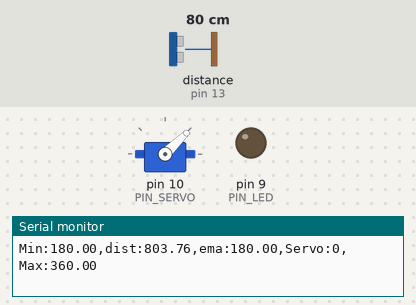
Simulated run of this sketch. Board: Arduino Uno, built with avr-gcc and run on an emulated ATmega328P. Parts: servo, output pins drawn as LEDs (lit = HIGH), the last lines printed to the serial monitor. Wiring (inferred from the names in the program): ultrasonic range finder: trigger pin 12; echo pin 13. The inputs (shaded band) are chosen by the test bench; at power-on: distance to the obstacle (sensor on pin 13) 80 cm. The echo pulse lasts 58.3 µs per cm; pins used as bus, display or sensor lines are not drawn.

Above: at 1.7 s.
1.8 s: distance to the obstacle (sensor on pin 13) set to 35 cm
At 2.7 s:
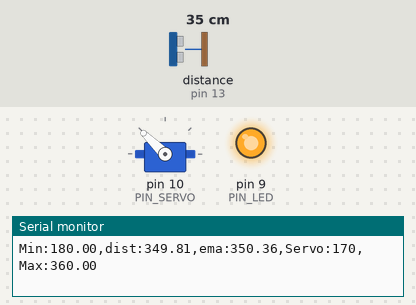
4.8 s: distance to the obstacle (sensor on pin 13) set to 2 cm
At 5.8 s:
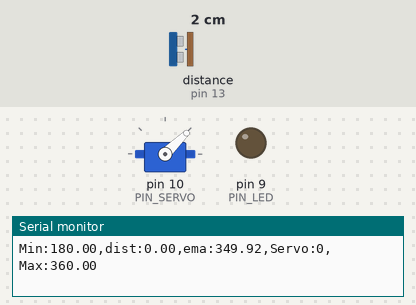
6.3 s: distance to the obstacle (sensor on pin 13) set to 16 cm
7.8 s: distance to the obstacle (sensor on pin 13) set to 19 cm
At 10.5 s:
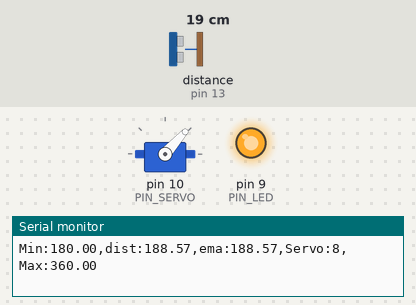
10.8 s: distance to the obstacle (sensor on pin 13) set to 4 cm
At 11.6 s:
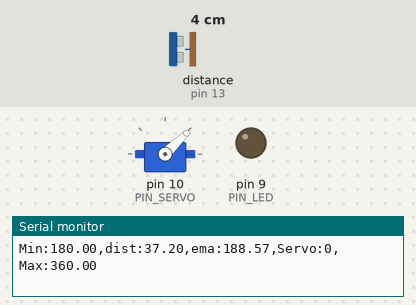
Timing chart, 0 to 13.3 s (numbered marks = the images above; inputs shaded):
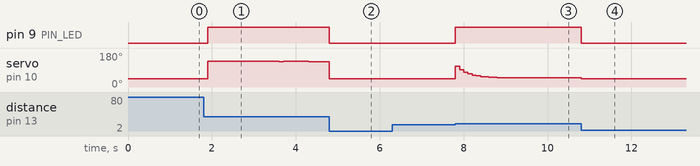

Measured:
- the behaviour switches between 18 and 19 cm on distance to the obstacle (sensor on pin 13) (found by bisection; images 2 and 3)
- after the input at 1.8 s, pin 9 (PIN_LED): LOW → HIGH after 0.10 s; servo on pin 10 (PIN_SERVO): 44° → 137° after 0.10 s, → 136° 0.20 s later, → 137° 0.10 s later, → 136° 0.10 s later, … (7 changes in this stretch)
- after the input at 4.8 s, pin 9 (PIN_LED): HIGH → LOW at once; servo on pin 10 (PIN_SERVO): 135° → 44° at once
- after the input at 7.8 s, pin 9 (PIN_LED): LOW → HIGH at once; servo on pin 10 (PIN_SERVO): 44° → 109° at once, → 91° 0.10 s later, → 78° 0.10 s later, → 70° 0.10 s later, … (13 changes in this stretch)
- after the input at 10.8 s, pin 9 (PIN_LED): HIGH → LOW at once; servo on pin 10 (PIN_SERVO): 48° → 44° at once

The sketch:

11_example.ino
```cpp
#include <Servo.h>


#define PIN_LED   9
#define PIN_TRIG  12
#define PIN_ECHO  13
#define PIN_SERVO 10


#define SND_VEL 346.0
#define INTERVAL 100
#define PULSE_DURATION 10
#define _DIST_MIN 180.0
#define _DIST_MAX 360.0

#define TIMEOUT 25000
#define SCALE (0.001 * 0.5 * SND_VEL)

#define _EMA_ALPHA 0.3

#define _DUTY_MIN 1000
#define _DUTY_MAX 2000


float dist_ema = _DIST_MIN;
unsigned long last_sampling_time = 0;
bool first_measurement = true;
bool led_state = false;

Servo myservo;

void setup() {
  // initialize GPIO pins
  pinMode(PIN_LED, OUTPUT);
  pinMode(PIN_TRIG, OUTPUT);
  pinMode(PIN_ECHO, INPUT);
  digitalWrite(PIN_TRIG, LOW);
  digitalWrite(PIN_LED, LOW);   // LED off initially

  // initialize servo
  myservo.attach(PIN_SERVO);
  myservo.writeMicroseconds(_DUTY_MIN); // Start at 0 degree

  // initialize serial port
  Serial.begin(57600);
  Serial.println("Ultrasonic Sensor with Servo Control - Ready");

  delay(500);
}

void loop() {
  float dist_raw;

  // wait until next sampling time
  unsigned long current_time = millis();
  if (current_time < last_sampling_time + INTERVAL) {
    return;
  }
  last_sampling_time = current_time;

  // get a distance reading from the USS
  dist_raw = USS_measure(PIN_TRIG, PIN_ECHO);

  // Apply range filter (18-36cm)
  bool in_range = (dist_raw >= _DIST_MIN && dist_raw <= _DIST_MAX);

  // Control LED based on range
  digitalWrite(PIN_LED, in_range ? HIGH : LOW);

  // Apply EMA filter only for in-range values
  float filtered_dist;
  if (in_range) {
    if (first_measurement) {
      dist_ema = dist_raw;
      first_measurement = false;
      filtered_dist = dist_raw;
    } else {
      dist_ema = (_EMA_ALPHA * dist_raw) + ((1 - _EMA_ALPHA) * dist_ema);
      filtered_dist = dist_ema;
    }
  } else {
    filtered_dist = 0.0; // Out of range
  }

  // Control servo based on filtered distance
  int servo_angle = calculateServoAngle(filtered_dist);
  int duty_us = map(servo_angle, 0, 180, _DUTY_MIN, _DUTY_MAX);
  myservo.writeMicroseconds(duty_us);

  // Output the distance to the serial port in required format
  Serial.print("Min:");    Serial.print(_DIST_MIN);
  Serial.print(",dist:");  Serial.print(dist_raw);
  Serial.print(",ema:");   Serial.print(dist_ema);
  Serial.print(",Servo:"); Serial.print(servo_angle);
  Serial.print(",Max:");   Serial.print(_DIST_MAX);
  Serial.println("");
}

// Calculate servo angle based on distance (0-180 degrees for 18-36cm)
int calculateServoAngle(float distance) {
  if (distance == 0.0) {
    return 0; // Out of range - 0 degrees
  }

  if (distance <= _DIST_MIN) {
    return 0; // 18cm or less - 0 degrees
  } else if (distance >= _DIST_MAX) {
    return 180; // 36cm or more - 180 degrees
  } else {
    // Linear mapping: 180-360mm (18-36cm) -> 0-180 degrees
    // Example: 190mm (19cm) = (190-180) * (180/(360-180)) = 10 * 1 = 10°
    // Example: 270mm (27cm) = (270-180) * (180/180) = 90 * 1 = 90°
    // Example: 350mm (35cm) = (350-180) * 1 = 170°
    float angle = (distance - _DIST_MIN) * (180.0 / (_DIST_MAX - _DIST_MIN));
    return (int)angle;
  }
}

// get a distance reading from USS. return value is in millimeter.
float USS_measure(int TRIG, int ECHO) {
  digitalWrite(TRIG, HIGH);
  delayMicroseconds(PULSE_DURATION);
  digitalWrite(TRIG, LOW);

  long duration = pulseIn(ECHO, HIGH, TIMEOUT);

  if (duration == 0) {
    return 0.0; // No echo received or timeout
  }

  float distance = duration * SCALE;

  // Additional validation for reasonable distances
  if (distance < 20.0 || distance > 4000.0) {
    return 0.0;
  }

  return distance;
}
```
